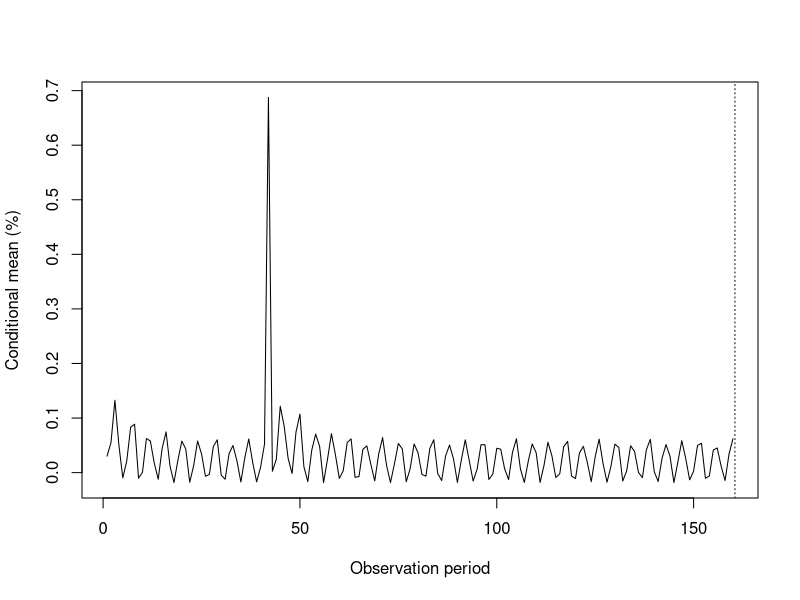

Here is the R script that generated this plot:
# 合成教学数据，非真实市场行情; source is not independently verified
# Simple returns, decimal; one observation period, no automatic annualization.
R <- c(0.007412163339544217,
 -0.010482472146455321,
 0.008230851250901908,
 -0.0017544755294552758,
 -0.0051058979531225955,
 0.008836480819329084,
 -0.008069460912111217,
 0.003083159580684499,
 0.003283682466898781,
 -0.0075217265370117,
 0.007909726145666481,
 -0.004167708599150859,
 -0.001731318295021438,
 0.006388502107881307,
 -0.007733818897379609,
 0.005089088457663708,
 0.00031660889609970736,
 -0.005315970047409268,
 0.00749574337347355,
 -0.005864481814017135,
 0.0010212681270710146,
 0.004225548099663988,
 -0.007152192498396882,
 0.006481401262769117,
 -0.0022927510716643797,
 -0.003077880045171515,
 0.006674051240871524,
 -0.006920236601272181,
 0.003478987279705359,
 0.0018642368677680944,
 -0.006046998470411728,
 0.007165424552913003,
 -0.004548237896337581,
 -0.0005982444754874664,
 0.005268568505368928,
 -0.0072090948011840576,
 0.00546696573361081,
 -0.0006908037577509802,
 -0.004345435689627863,
 0.007050835956111483,
 0.03447608466288317,
 0.003301594174389433,
 0.005282395452769607,
 -0.010268848468377317,
 0.009932058247289648,
 -0.00450652991046329,
 -0.0029171279251399575,
 0.00814258032089669,
 -0.009079130905087508,
 0.00535382966147253,
 0.0010856325837020175,
 -0.006471637120770416,
 0.008378022193971628,
 -0.006010646691100449,
 0.00043942435901772196,
 0.0050603356148808554,
 -0.007762114248084521,
 0.006538947033129491,
 -0.0017889718539344764,
 -0.003762778766087461,
 0.007151322725917699,
 -0.00694076815747988,
 0.0030169107917315924,
 0.0024909111907596574,
 -0.006481107440425808,
 0.00719563687306754,
 -0.004127918570701305,
 -0.001206536196759826,
 0.005710719252532805,
 -0.007282237362592627,
 0.005102369570066203,
 -0.00009201976673746681,
 -0.004820937562954273,
 0.007186938964516124,
 -0.005913595604836681,
 0.0013824950407694218,
 0.0038094046683057768,
 -0.006904983937354061,
 0.006537770362466678,
 -0.0026289643002737288,
 -0.0026870279154288437,
 0.006438836835791205,
 -0.0069584014600299815,
 0.0037899877142431597,
 0.001475860979018049,
 -0.005796203922550201,
 0.007167389088249899,
 -0.0048249492290639425,
 -0.00020761066526904783,
 0.004988840263940824,
 -0.00716415273385324,
 0.005698646944657227,
 -0.0010782225839002417,
 -0.004032457300768834,
 0.00695390699982955,
 -0.006384106010432133,
 0.002337111711267952,
 0.002947548984118106,
 -0.006545864314732809,
 0.0068636946258373915,
 -0.0035231003641641658,
 -0.0017605931320347054,
 0.005951910846052656,
 -0.007128814405876396,
 0.0045926862609542264,
 0.000504867390092475,
 -0.005186088366495874,
 0.007178588130551282,
 -0.005508278686513892,
 0.0007798297945881697,
 0.00426499247500632,
 -0.007018039630858435,
 0.006240634280592247,
 -0.002048899445570233,
 -0.0032089442959864346,
 0.006656264321395065,
 -0.006769968710286935,
 0.003255925222913361,
 0.002043503676083573,
 -0.006105031251482009,
 0.007085774357063123,
 -0.004356305158781572,
 -0.0008006495539184436,
 0.005378136373773408,
 -0.007185631115096498,
 0.00531073881367242,
 -0.00048107655046283687,
 -0.004491651167385186,
 0.007073438798904378,
 -0.006087873333875894,
 0.0017578843783596738,
 0.0034649842949054047,
 -0.006757546217537926,
 0.006665699310064337,
 -0.0029834293192308073,
 -0.002322395839639031,
 0.006249223990400947,
 -0.007031636311538517,
 0.004112342018804895,
 0.0010943380582277922,
 -0.005561828929687306,
 0.007181536794691487,
 -0.005103807890430455,
 0.00018209779661739053,
 0.004710847441912495,
 -0.007118008987129756,
 0.005924452026342761,
 -0.0014641384521021266,
 -0.0037147929162654335,
 0.006848527625572845,
 -0.006550040666037566,
 0.0027057333940398776,
 0.0025966644742340776,
 -0.006383791460054556,
 0.006965858273499633,
 -0.003860954682430563,
 -0.001385394526064658,
 0.005736703957409584,
 -0.007165930834337918,
 0.004887636082955434)
B <- NULL
dates <- seq_along(R)
p <- list(omega=0.00001,
 a=0.12,
 b=0.82,
 gamma=0.06,
 kappa=0.2,
 mu=0,
 n=160,
 shock=4,
 lag=5,
 level=0.05,
 horizon=20,
 impact=0.03,
 weight=0.5,
 rho=0.3 )
n <- length(R)
stopifnot(n>=2,all(is.finite(R)),all(R>=-1))


# Conditional Gaussian GARCH fit: fixed training mean, h[1]=training sample variance.
# Scale residuals by training SD for optimization; transform variance back afterward.
gdecode <- function(t) {
  ea<-exp(t[2]);eb<-exp(t[3]);den<-1+ea+eb
  c(w=exp(t[1]),a=ea/den,b=eb/den)
}
gsimplex <- function(fn,start,maxIter=1800) {
  d<-length(start);v<-rbind(start,matrix(rep(start,d),nrow=d,byrow=TRUE)+diag(.25,d))
  f<-apply(v,1,fn)
  for(it in seq_len(maxIter)-1) {
    ord<-order(f);v<-v[ord,,drop=FALSE];f<-f[ord]
    spread<-max(abs(sweep(v[-1,,drop=FALSE],2,v[1,],"-")))
    if(spread<1e-6&&f[d+1]-f[1]<1e-8)
      return(list(par=v[1,],value=f[1],converged=TRUE,iterations=it))
    cent<-colMeans(v[seq_len(d),,drop=FALSE]);r<-2*cent-v[d+1,];fr<-fn(r)
    if(fr<f[1]){e<-cent+2*(r-cent);fe<-fn(e)
      if(fe<fr){v[d+1,]<-e;f[d+1]<-fe}else{v[d+1,]<-r;f[d+1]<-fr}
    }else if(fr<f[d]){v[d+1,]<-r;f[d+1]<-fr}else{
      outside<-fr<f[d+1];cx<-cent+.5*((if(outside)r else v[d+1,])-cent);fc<-fn(cx)
      if(fc<(if(outside)fr else f[d+1])){v[d+1,]<-cx;f[d+1]<-fc}else{
        for(j in 2:(d+1)){v[j,]<-(v[j,]+v[1,])/2;f[j]<-fn(v[j,])}
      }
    }
  }
  j<-which.min(f);list(par=v[j,],value=f[j],converged=FALSE,iterations=maxIter)
}
garch_objective <- function(eps,t) {
  if(any(!is.finite(t))||any(abs(t)>20))return(1e100)
  p<-gdecode(t);if(p[2]+p[3]>=1)return(1e100)
  h<-1;f<-0
  for(z in eps){
    if(!is.finite(h)||h<=0)return(1e100)
    f<-f+.5*(log(2*pi)+log(h)+z*z/h)
    h<-p[1]+p[2]*z*z+p[3]*h
  }
  if(is.finite(f))f else 1e100
}
fit_garch <- function(trainR,maxIter=1800) {
  stopifnot(all(is.finite(trainR)),all(trainR>=-1))
  n<-length(trainR);if(n<60)stop("GARCH needs at least 60 training observations")
  mu<-mean(trainR);s2<-var(trainR);scale<-sqrt(s2)
  if(!is.finite(scale)||scale<=1e-12*max(1,abs(mu)))stop("Near-constant training returns")
  eps<-(trainR-mu)/scale;fn<-function(t)garch_objective(eps,t)
  original<-rbind(c(.05,.08,.87),c(.1,.15,.75),c(.5,.1,.4),
    c(.9,.05,.05),c(.01,.12,.87),c(.2,.6,.2))
  starts<-t(apply(original,1,function(p)c(log(p[1]),log(p[2]/(1-p[2]-p[3])),log(p[3]/(1-p[2]-p[3])))))
  attempts<-lapply(seq_len(nrow(starts)),function(i){
    v<-gsimplex(fn,starts[i,],maxIter)
    local<-v$converged&&all(sapply(seq_along(v$par),function(j)all(sapply(c(-1,1),function(sign){
      t<-v$par;t[j]<-t[j]+sign*1e-4;fn(t)>=v$value-1e-6
    }))))
    v$accepted<-v$converged&&local&&v$value<1e99;v
  })
  valid<-Filter(function(v)v$accepted,attempts)
  if(!length(valid))stop("GARCH optimization failed: no teaching-parameter fallback")
  best<-valid[[which.min(sapply(valid,function(v)v$value))]]
  p<-gdecode(best$par);omega<-p[1]*s2;a<-p[2];b<-p[3];h<-numeric(n+1);h[1]<-s2
  for(t in seq_len(n))h[t+1]<-omega+a*(trainR[t]-mu)^2+b*h[t]
  stopifnot(omega>0,a>=0,b>=0,a+b<1,all(is.finite(h)),all(h>0))
  list(omega=unname(omega),a=unname(a),b=unname(b),mu=mu,initial=s2,
    scale=scale,n=n,h=h,theta=best$par,logLikelihood=-best$value-n*log(scale),
    converged=TRUE,iterations=best$iterations,attempts=attempts)
}
garch_forecast <- function(R,gamma,N,train,fit) {
  stopifnot(train==fit$n,train>=60,train<length(R))
  n<-length(R);h<-rep(NA_real_,n+1);h[train+1]<-fit$h[train+1]
  for(t in seq.int(train+1,n))h[t+1]<-fit$omega+fit$a*(R[t]-fit$mu)^2+fit$b*h[t]
  sigma<-sqrt(h);z<-qnorm(gamma)
  list(h=h,sigma=sigma,VaR=N*(-fit$mu+sigma*z),
    ES=N*(-fit$mu+sigma*dnorm(z)/(1-gamma)),mu=fit$mu)
}
# Fixed initial training estimation + sequential test variance updates; no daily refitting.
garch_estimated_backtest <- function(bt,R,gamma,N,train) {
  attempt<-tryCatch({f<-fit_garch(R[seq_len(train)]);g<-garch_forecast(R,gamma,N,train,f);
    ids<-bt$ids;V<-g$VaR[ids];E<-g$ES[ids];hit<-bt$L>V
    actual<-if(any(hit))mean(bt$L[hit])else NA_real_
    predicted<-if(any(hit))mean(E[hit])else NA_real_
    list(fit=f,model=list(VaR=V,ES=E,hits=which(hit),test=kupiec(length(ids),sum(hit),1-gamma),
      meanActual=actual,meanES=predicted,bias=actual-predicted))},error=function(e)list(error=conditionMessage(e)))
  bt$fit<-attempt$fit;bt$models$garchFit<-if(is.null(attempt$error))attempt$model else list(error=attempt$error)
  bt
}

vpath <- function(R,p,type="garch",initial=NULL) {
  if(type=="arch")p$b<-0
  if(type!="gjr")p$gamma<-0
  if(type!="m")p$kappa<-0
  persistence<-p$a+p$b+p$gamma/2
  stopifnot(p$omega>0,p$a>=0,p$b>=0,p$a+p$gamma>=0,persistence<1)
  n<-length(R);h<-numeric(n+1);h[1]<-if(is.null(initial))p$omega/(1-persistence)else initial
  stopifnot(is.finite(h[1]),h[1]>0)
  eps<-z<-condMean<-numeric(n);ll<-0
  for(t in seq_len(n)) {
    condMean[t]<-p$mu+p$kappa*sqrt(h[t]);eps[t]<-R[t]-condMean[t];z[t]<-eps[t]/sqrt(h[t])
    ll<-ll-.5*(log(2*pi)+log(h[t])+eps[t]^2/h[t])
    h[t+1]<-p$omega+(p$a+if(eps[t]<0)p$gamma else 0)*eps[t]^2+p$b*h[t]
  }
  stopifnot(all(is.finite(h)),all(h>0))
  p<-p[c("omega","a","b","gamma","mu","kappa")]
  c(p,list(h=h,eps=eps,z=z,condMean=condMean,logLikelihood=ll,persistence=persistence,n=n))
}
vdecode <- function(t,type) {
  if(type=="arch")return(list(omega=exp(t[1]),a=plogis(t[2]),b=0,gamma=0,mu=0,kappa=0))
  if(type=="gjr") {u<-exp(t[2:4]);d<-1+sum(u);a<-2*u[1]/d
    return(list(omega=exp(t[1]),a=unname(a),b=unname(u[3]/d),gamma=unname(2*u[2]/d-a),mu=0,kappa=0))}
  p<-gdecode(t);list(omega=unname(p[1]),a=unname(p[2]),b=unname(p[3]),gamma=0,
    mu=if(type=="m")t[4]else 0,kappa=if(type=="m")t[5]else 0)
}
vfit <- function(R,type="garch",maxIter=2600) {
  n<-length(R);if(n<60)stop("At least 60 observations required")
  baseMu<-mean(R);s2<-var(R);scale<-sqrt(s2)
  if(!is.finite(scale)||scale<=1e-12*max(1,abs(baseMu)))stop("Near-constant returns")
  if(type=="garch") {
    f<-fit_garch(R);p<-list(omega=f$omega,a=f$a,b=f$b,gamma=0,kappa=0,mu=f$mu)
    q<-vpath(R,p,type,s2);k<-4
  }else{
    y<-(R-baseMu)/scale
    if(type=="arch")starts<-rbind(c(-2,-2),c(-1,0),c(0,-3)) else if(type=="gjr")
      starts<-rbind(c(-3,log(2),log(4),log(40)),c(-1,-1,-1,1),c(-2,0,0,2),c(-1,1,0,1)) else {
      original<-rbind(c(.05,.08,.87),c(.1,.15,.75),c(.5,.1,.4),c(.9,.05,.05))
      starts<-do.call(rbind,lapply(seq_len(4),function(i){p<-original[i,];t<-c(log(p[1]),log(p[2]/(1-p[2]-p[3])),log(p[3]/(1-p[2]-p[3])))
        rbind(c(t,0,0),c(t,-.1,.2),c(t,.1,-.2))}))
    }
    fn<-function(t){if(any(!is.finite(t))||any(abs(t)>20))return(1e100)
      tryCatch(-vpath(y,vdecode(t,type),type,1)$logLikelihood,error=function(e)1e100)}
    attempts<-lapply(seq_len(nrow(starts)),function(i){v<-gsimplex(fn,starts[i,],maxIter)
      local<-v$converged&&all(sapply(seq_along(v$par),function(j)all(sapply(c(-1,1),function(sign){
        t<-v$par;t[j]<-t[j]+sign*1e-4;fn(t)>=v$value-1e-6}))))
      v$accepted<-v$converged&&v$value<1e99&&local;v})
    valid<-Filter(function(x)x$accepted,attempts)
    if(!length(valid))stop("Optimization failed; no parameter fallback")
    best<-valid[[which.min(sapply(valid,function(x)x$value))]]
    p<-vdecode(best$par,type);p$omega<-p$omega*s2;p$mu<-baseMu+p$mu*scale
    q<-vpath(R,p,type,s2);k<-if(type=="arch")3 else 5
    q$theta<-best$par;q$attempts<-attempts
  }
  q$converged<-TRUE;q$parameters<-k;q$aic<- -2*q$logLikelihood+2*k
  q$bic<- -2*q$logLikelihood+log(n)*k;q
}
varch <- function(e,lag) {
  n<-length(e);stopifnot(lag>=1,lag<=20,lag==floor(lag),n-lag>lag+2)
  scale<-mean(e^2);if(scale<=1e-24)stop("Degenerate residual variance")
  q<-e^2/scale;ids<-seq.int(lag+1,n);y<-q[ids]
  X<-cbind(1,sapply(seq_len(lag),function(j)q[ids-j]))
  if(qr(X,tol=1e-10)$rank<ncol(X)||sum((y-mean(y))^2)<1e-16*length(y))stop("Auxiliary regression rank deficient")
  fit<-lm.fit(X,y);r2<-max(0,min(1,1-sum(fit$residuals^2)/sum((y-mean(y))^2)))
  stat<-length(y)*r2;c(stat=stat,p=pchisq(stat,lag,lower.tail=FALSE),df=lag,n=length(y),r2=r2)
}
vljung <- function(e,lag) {
  stopifnot(length(e)>lag+2,lag>=1)
  if(sum((e-mean(e))^2)<1e-24)stop("Degenerate series")
  t<-Box.test(e,lag=lag,type="Ljung-Box",fitdf=0)
  c(stat=unname(t$statistic),p=t$p.value,df=lag,n=length(e))
}
vforecast <- function(q,H) {
  stopifnot(H>=1,H<=100,H==floor(H))
  long<-q$omega/(1-q$persistence)
  h<-numeric(H);h[1]<-tail(q$h,1)
  if(H>1)for(k in 2:H)h[k]<-q$omega+q$persistence*h[k-1]
  list(h=h,sigma=sqrt(h),long=long)
}
vccc <- function(A,B,p,mode="estimate",rhoMode="estimated") {
  stopifnot(length(A)==length(B))
  qa<-if(mode=="estimate")vfit(A)else vpath(A,p)
  qb<-if(mode=="estimate")vfit(B)else vpath(B,p)
  estimatedRho<-cor(qa$z,qb$z);rho<-if(rhoMode=="manual")p$rho else estimatedRho
  stopifnot(is.finite(rho),abs(rho)<1)
  covariance<-rho*sqrt(qa$h*qb$h)
  determinant<-qa$h*qb$h-covariance^2
  hp<-p$weight^2*qa$h+(1-p$weight)^2*qb$h+2*p$weight*(1-p$weight)*covariance
  stopifnot(all(determinant>0),all(hp>=0))
  list(a=qa,b=qb,rho=rho,estimatedRho=estimatedRho,covariance=covariance,hp=hp,det=determinant)
}


model <- "m"
mode <- "estimate"
q <- tryCatch(if(mode=="estimate")vfit(R,model)else vpath(R,p,model),error=function(e)list(error=conditionMessage(e)))
if(!is.null(q$error))message(q$error)else {
 print(unlist(q[c("omega","a","b","gamma","mu","kappa","logLikelihood","parameters","aic","bic")]))
 print(c(n=length(R),converged=if(mode=="estimate")q$converged else NA,current_SD=sqrt(q$h[n]),next_SD=sqrt(tail(q$h,1))))
 if(mode=="estimate"&&(q$persistence>.9999||q$a<1e-5||q$b<1e-5))message("Near parameter boundary: numerical convergence does not prove reliable identification")
 print(tail(data.frame(h=q$h,sigma=sqrt(q$h),actual=c(R,NA_real_)),6))
}

if(is.null(q$error)) {
 diagnostics <- list(z=tryCatch(vljung(q$z,p$lag),error=function(e)conditionMessage(e)),
 z2=tryCatch(vljung(q$z^2,p$lag),error=function(e)conditionMessage(e)),
 arch=tryCatch(varch(q$z,p$lag),error=function(e)conditionMessage(e)))
 print(diagnostics)
 forecast <- vforecast(q,p$horizon)
 print(data.frame(k=seq_len(p$horizon),variance=forecast$h,sd=sqrt(forecast$h)))
}

if(is.null(q$error)) {
 y <- q$condMean*100
 plot(seq_along(y),y,type="l",xlab="Observation period",ylab="Conditional mean (%)")
 abline(v=n+.5,lty=3)
}
